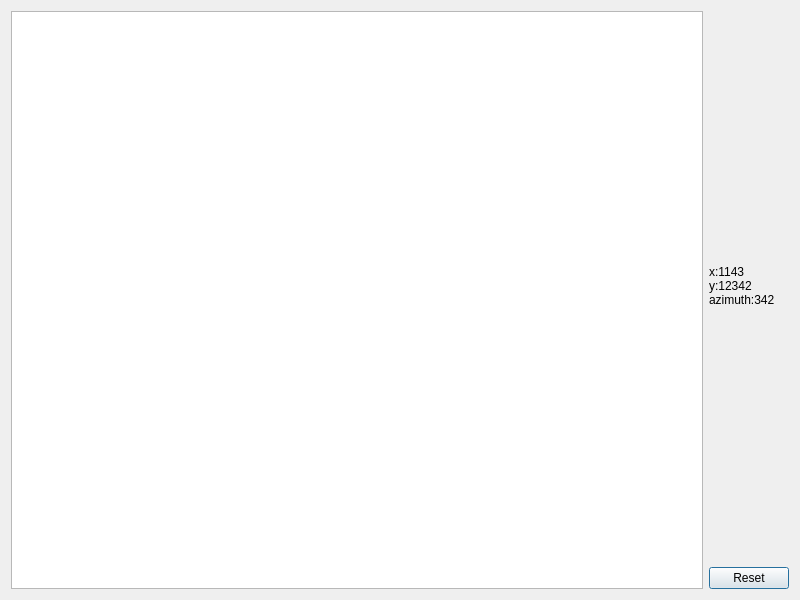
<?xml version="1.0" encoding="UTF-8"?>
<ui version="4.0">
 <class>PointShowDialog</class>
 <widget class="QDialog" name="PointShowDialog">
  <property name="geometry">
   <rect>
    <x>0</x>
    <y>0</y>
    <width>800</width>
    <height>600</height>
   </rect>
  </property>
  <property name="windowTitle">
   <string>Trace</string>
  </property>
  <layout class="QHBoxLayout" name="horizontalLayout_2" stretch="0,0">
   <item>
    <widget class="interactivegraphicsview" name="graphicsView"/>
   </item>
   <item>
    <layout class="QVBoxLayout" name="verticalLayout">
     <item>
      <widget class="QLabel" name="txPoint">
       <property name="text">
        <string>x:1143
y:12342
azimuth:342</string>
       </property>
      </widget>
     </item>
     <item>
      <widget class="QPushButton" name="btReset">
       <property name="text">
        <string>Reset</string>
       </property>
      </widget>
     </item>
    </layout>
   </item>
  </layout>
 </widget>
 <customwidgets>
  <customwidget>
   <class>interactivegraphicsview</class>
   <extends>QGraphicsView</extends>
   <header>interactivegraphicsview.h</header>
  </customwidget>
 </customwidgets>
 <resources/>
 <connections/>
</ui>
